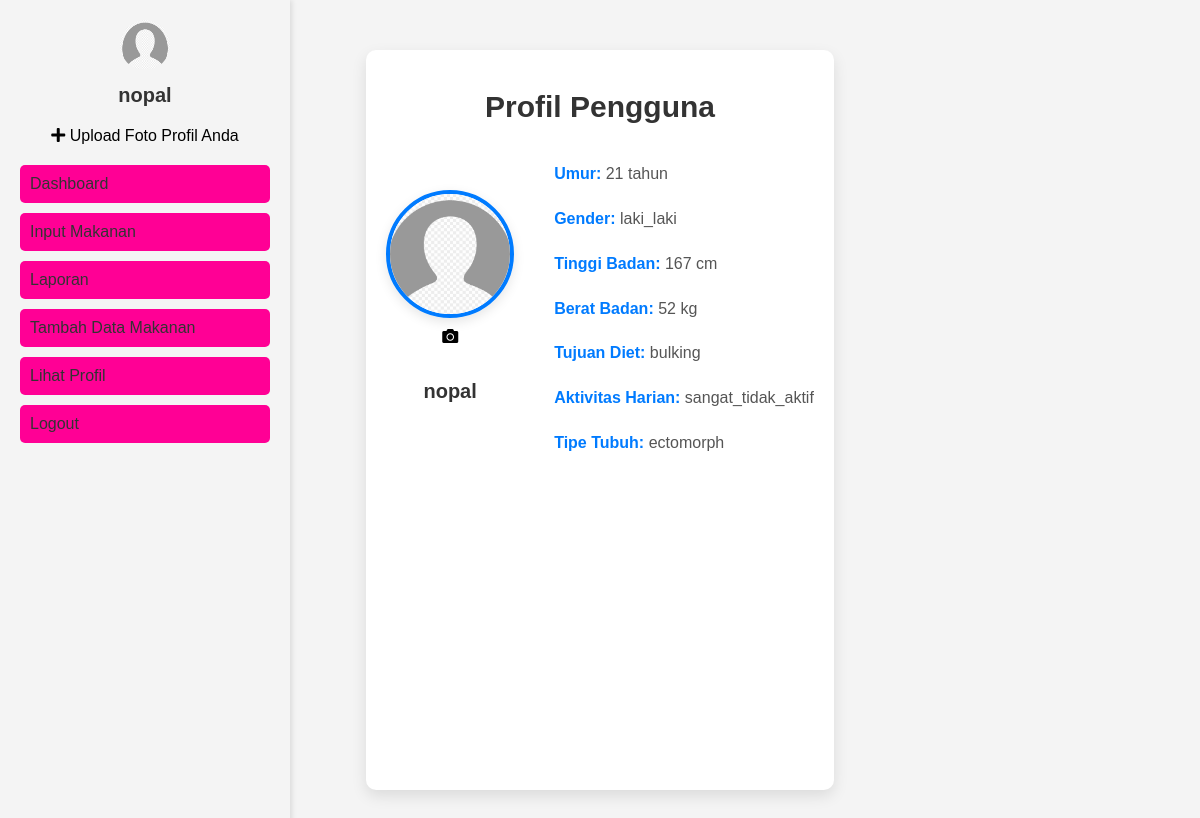
The app's page /profile/nopal with its own data.
### app.py (models this page shows)
class User(db.Model):
    id = db.Column(db.Integer, primary_key=True)
    username = db.Column(db.String(120), unique=True, nullable=False)
    password = db.Column(db.String(120), nullable=False)
    umur = db.Column(db.Integer, nullable=False)
    tb = db.Column(db.Integer, nullable=False)
    bb = db.Column(db.Integer, nullable=False)
    profile_picture = db.Column(db.String(200), nullable=True)
    tujuan = db.Column(db.String(50), nullable=False)
    aktivitas = db.Column(db.String(50), nullable=False)
    tipe_tubuh = db.Column(db.String(50), nullable=False)
    gender = db.Column(db.String(10), nullable=False)
    bmr = db.Column(db.Float, nullable=True)
    tdee = db.Column(db.Float, nullable=True)
    foods = db.relationship('Food', backref='user', lazy=True)

### app.py (the view)
@app.route('/profile/<username>')
def profile(username):
    user = User.query.filter_by(username=username).first_or_404()
    return render_template('profile.html', user=user)

### templates/profile.html (shortened to what this page needs)
 <!DOCTYPE html>
<html lang="id">
<head>
    <link rel="stylesheet" href="{{ url_for('static', filename='dashboard.css') }}">
    <link href="https://cdnjs.cloudflare.com/ajax/libs/font-awesome/5.15.4/css/all.min.css" rel="stylesheet">
    <link rel="stylesheet" href="{{ url_for('static', filename='sidebar.css') }}">
    <link rel="stylesheet" href="{{ url_for('static', filename='profile.css') }}">
</head>
<body>
<div class="container">
    {% include 'sidebar.html' %}
{% block content %}
<div class="profile-container">
    <div class="profile-header">
        <h1>Profil Pengguna</h1>
    </div>
    <div class="profile-body">
         <div class="profile-picture">
            {% if user.profile_picture %}
                <img id="profile-pic" src="{{ url_for('uploaded_file', filename=user.profile_picture) }}" alt="Profile" class="profile-img">
            {% else %}
                <img id="profile-pic" src="{{ url_for('static', filename='images/default_profile.png') }}" alt="Profile" class="profile-img">
            {% endif %}
            <label for="file-upload" class="edit-icon">
                <i class="fas fa-camera camera-icon"></i>
            </label>
            <p class="username">{{ user.username }}</p>
        </div>
        <div class="profile-info">
            <p><strong>Umur:</strong> {{ user.umur }} tahun</p>
            <p><strong>Gender:</strong> {{ user.gender }}</p>
            <p><strong>Tinggi Badan:</strong> {{ user.tb }} cm</p>
            <p><strong>Berat Badan:</strong> {{ user.bb }} kg</p>
            <p><strong>Tujuan Diet:</strong> {{ user.tujuan }}</p>
            <p><strong>Aktivitas Harian:</strong> {{ user.aktivitas }}</p>
            <p><strong>Tipe Tubuh:</strong> {{ user.tipe_tubuh }}</p>
        </div>
    </div>
</div>
{% endblock %}
</body>
</html>

### templates/sidebar.html (shortened to what this page needs)
<div class="sidebar">
        <div class="profile">
        {% if user.profile_picture %}
            <img id="profile-pic" src="{{ url_for('uploaded_file', filename=user.profile_picture) }}" alt="Profile" class="profile-pic" style="width: 50px; height: 50px; border-radius: 50%;">
        {% else %}
            <img id="profile-pic" src="{{ url_for('static', filename='images/default_profile.png') }}" alt="Profile" class="profile-pic" style="width: 50px; height: 50px; border-radius: 50%;">
        {% endif %}
        <p class="username">{{ user.username }}</p>
        <div class="upload-container">
            <label for="profile-upload" class="upload-icon">
                <i class="fa fa-plus" aria-hidden="true"></i>
            </label>
            <span>Upload Foto Profil Anda</span>
        </div>
        </div>
        <nav class="menu">
            <a href="/dashboard/{{ user.username }}"          class="menu-item">Dashboard</a>
            <a href="/input_makanan/{{ user.username }}"      class="menu-item">Input Makanan</a>
            <a href="/laporan/{{ user.username }}"            class="menu-item">Laporan</a>
            <a href="/tambah_data/{{ user.username }}"        class="menu-item">Tambah Data Makanan</a>
            <a href="{{ url_for('profile', username=user.username) }}" class="menu-item">Lihat Profil</a>
            <a href="/logout"                                 class="menu-item">Logout</a>
        </nav>
    </div>

### static/dashboard.css (style rules this page uses)
body { font-family: Arial, sans-serif; background-color: #f4f4f4; margin: 0; padding: 0; }
.container { display: flex; justify-content: flex-start; margin: 0 auto; max-width: 1250px; padding: 20px; min-height: 100vh; flex-wrap: wrap; }

### static/sidebar.css (style rules this page uses)
.sidebar { position: fixed; top: 0; left: 0; width: 250px; height: 100%; background-color: #f4f4f4; padding: 20px; box-shadow: 2px 0 5px rgba(0, 0, 0, 0.1); z-index: 100; }
.sidebar img { width: 50px; height: 50px; border-radius: 50%; }
.sidebar .username { margin-top: 10px; text-align: center; font-weight: bold; }
.sidebar .menu { margin-top: 20px; }
.sidebar .menu-item { display: block; color: #333; text-decoration: none; margin-bottom: 10px; }
.profile { text-align: center; margin-bottom: 20px; }
.profile img { width: 80px; height: 80px; border-radius: 50%; }
.username { font-weight: bold; margin-top: 10px; font-size: 16px; }
.menu { margin-top: 20px; }
.menu-item { display: block; padding: 10px; background-color: #ff0095; color: white; text-decoration: none; margin-bottom: 5px; border-radius: 5px; }

### static/profile.css (style rules this page uses)
.profile-container { margin: 30px auto; padding: 20px; border-radius: 10px; background-color: #fff; box-shadow: 0 6px 15px rgba(0, 0, 0, 0.1); max-width: 1100px; }
.profile-header h1 { text-align: center; font-size: 30px; color: #333; font-weight: 700; }
.profile-body { display: flex; justify-content: center; gap: 40px; flex-wrap: wrap; align-items: center; }
.profile-picture { display: flex; flex-direction: column; align-items: center; text-align: center; position: relative; }
.profile-img { width: 120px; height: 120px; border-radius: 50%; object-fit: cover; border: 4px solid #007bff; box-shadow: 0 4px 12px rgba(0, 0, 0, 0.1); }
.username { margin-top: 12px; font-size: 20px; font-weight: bold; color: #333; }
.edit-icon { margin-top: 10px; cursor: pointer; }
.camera-icon { width: 40px; height: 40px; }
.profile-info { font-size: 16px; line-height: 1.8; max-width: 600px; text-align: left; color: #555; }
.profile-info p { margin-bottom: 12px; }
.profile-info strong { color: #007bff; }

### records on screen
User: username "nopal", umur "21", gender "laki_laki", tb "167", bb "52", tujuan "bulking", aktivitas "sangat_tidak_aktif", tipe_tubuh "ectomorph"
